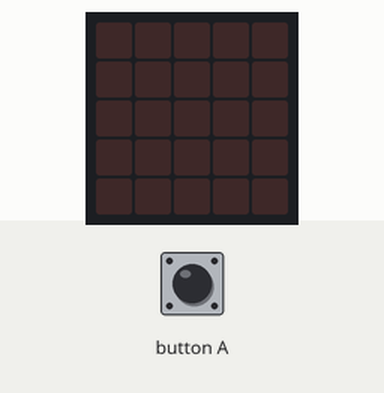
The program below on a simulated BBC micro:bit (MakeCode). Shown: the board's 5×5 LED display. The inputs (shaded band) are chosen by the test bench.

Above: at 1.2 s.
1.3 s: button A pressed for 0.15 s
At 1.5 s:
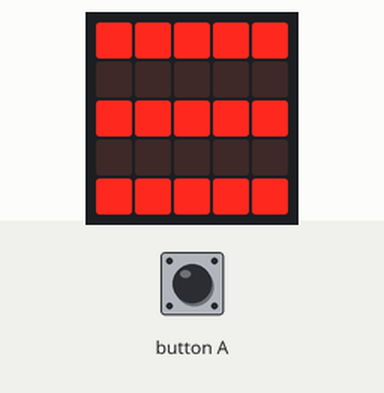
4.0 s: button A pressed for 3.2 s
At 5.0 s:
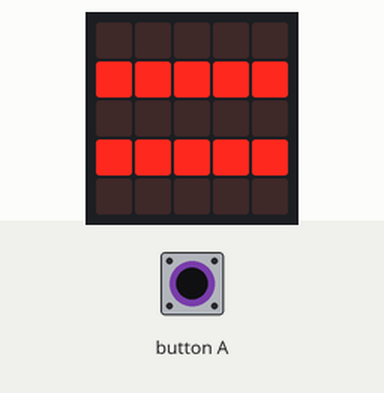
Timing chart, 0 to 7.0 s (numbered marks = the images above; inputs shaded):
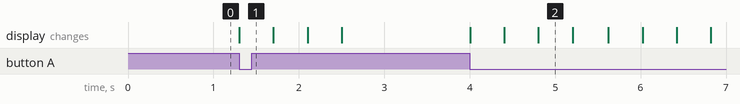

The program:

main.ts
```typescript
basic.forever(function () {
    if (input.buttonIsPressed(Button.A)) {
        basic.showLeds(`
            # # # # #
            . . . . .
            # # # # #
            . . . . .
            # # # # #
            `)
        basic.showLeds(`
            . . . . .
            . . . . .
            . . . . .
            . . . . .
            . . . . .
            `)
        basic.showLeds(`
            . . . . .
            # # # # #
            . . . . .
            # # # # #
            . . . . .
            `)
        basic.showLeds(`
            . . . . .
            . . . . .
            . . . . .
            . . . . .
            . . . . .
            `)
    } else {
        basic.clearScreen()
    }
})
```

test.ts
```typescript
// tests gaan hier; deze zal niet worden gecompileerd wanneer dit pakket wordt gebruikt als extensie.
```

Measured:
- after the input at 1.3 s, the display: changes at once (image 1)
- after the input at 4.0 s, the display: first changes at once (image 2 shows a later state)
- what the display in image 2 shows lasts 0.4 s, from 4.8 s to 5.2 s
